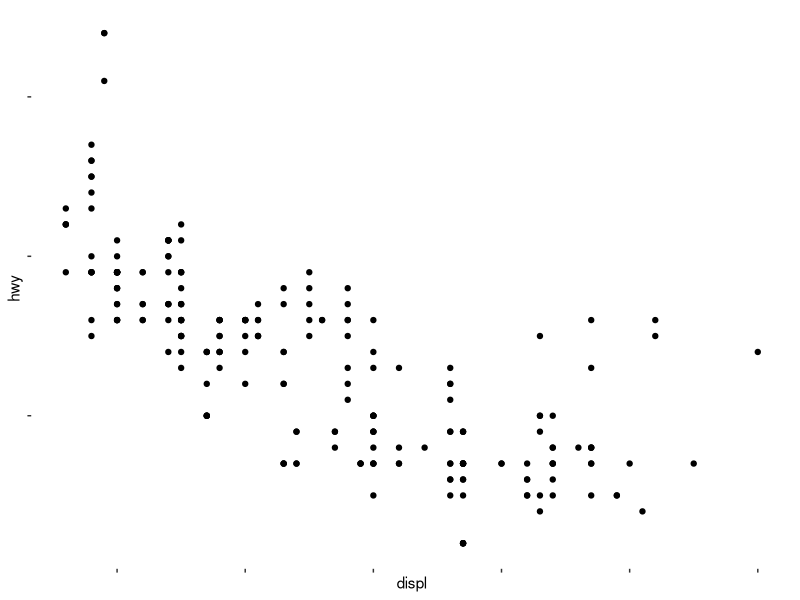
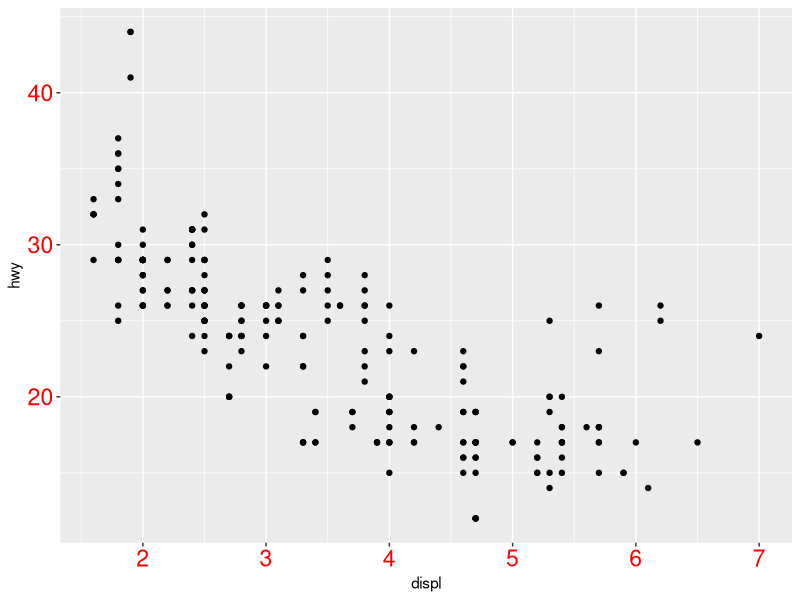
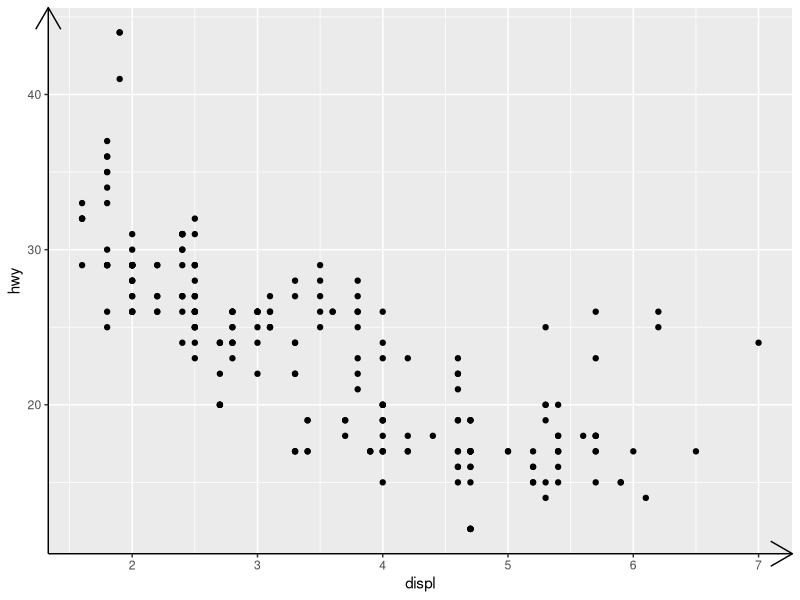

Generate these figures, in order, with R: (Note: this script raises an error after producing the figures.)
# r2py crawler metadata
# package: ggplot2
# source_type: rd_example
# topic: element.Rd
# source_file: C:\Users\bened\AppData\Local\R\win-library\4.5\ggplot2\help
# lines: 37

suppressPackageStartupMessages(library(ggplot2))
# A standard plot
plot <- ggplot(mpg, aes(displ, hwy)) + geom_point()

# Turning off theme elements by setting them to blank
plot + theme(
  panel.background = element_blank(),
  axis.text = element_blank()
)

# Text adjustments
plot + theme(
  axis.text = element_text(colour = "red", size = rel(1.5))
)

# Turning on the axis line with an arrow
plot + theme(
  axis.line = element_line(arrow = arrow())
)

plot + theme(
  panel.background = element_rect(fill = "white"),
  plot.margin = margin_auto(2, unit = "cm"),
  plot.background = element_rect(
    fill = "grey90",
    colour = "black",
    linewidth = 1
  )
)

ggplot(mpg, aes(displ, hwy)) +
  geom_point() +
  geom_smooth(formula = y ~ x, method = "lm") +
  theme(geom = element_geom(
    ink = "red", accent = "black",
    pointsize = 1, linewidth = 2
  ))
